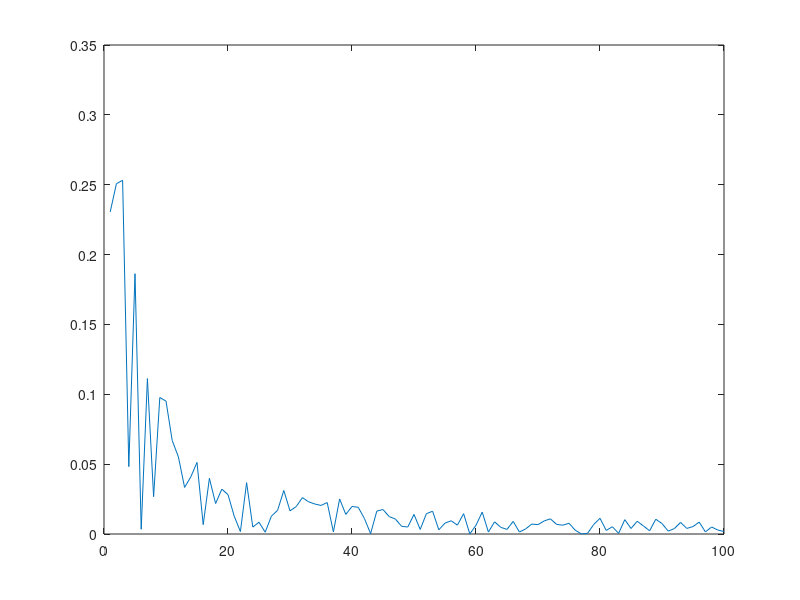
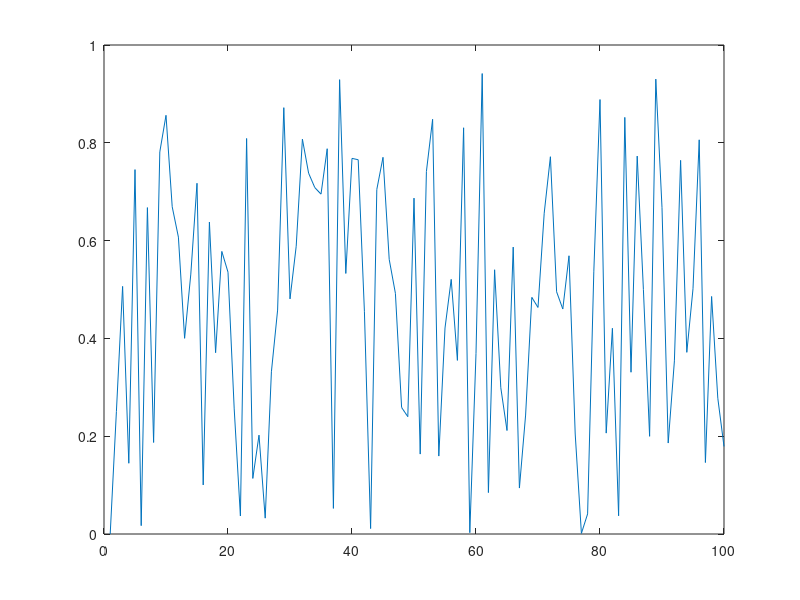
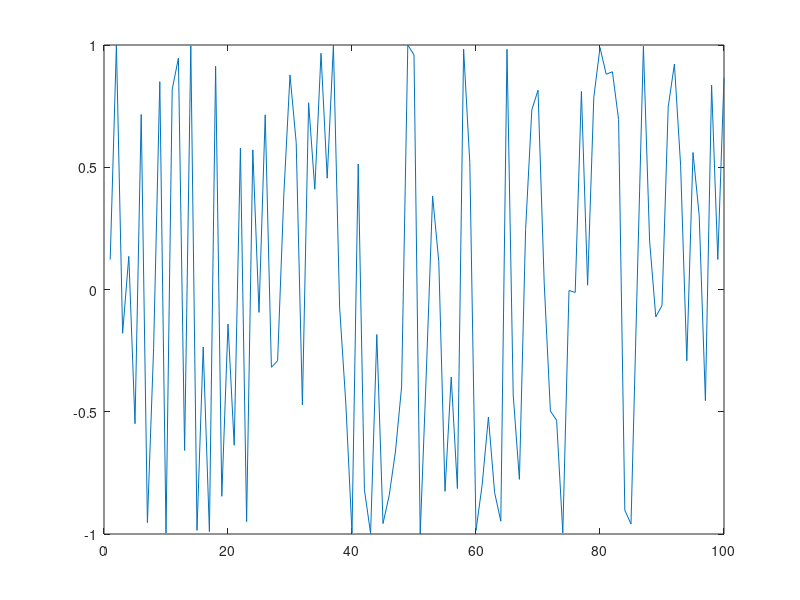
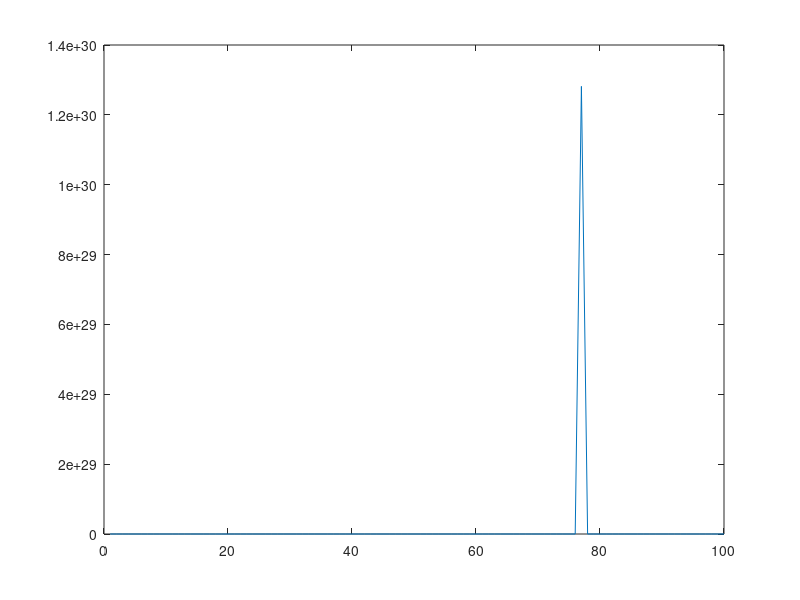

Recreate these plots in MATLAB, in order.
%convergence_exercise.m
%g. paschos
clear all;

%how many samples?
n=100;

omega=unifrnd(0,1,1,n);
U=omega./(1:n);
V=omega.*(1-1./(1:n));
W=omega.*exp(1:n);
Y=cos(2*pi*omega.*(1:n));
Z=exp(-(1:n).*((1:n).*omega-1));
plot(U)
figure
plot(V)
figure
plot(W)
figure
plot(Y)
figure
plot(Z)